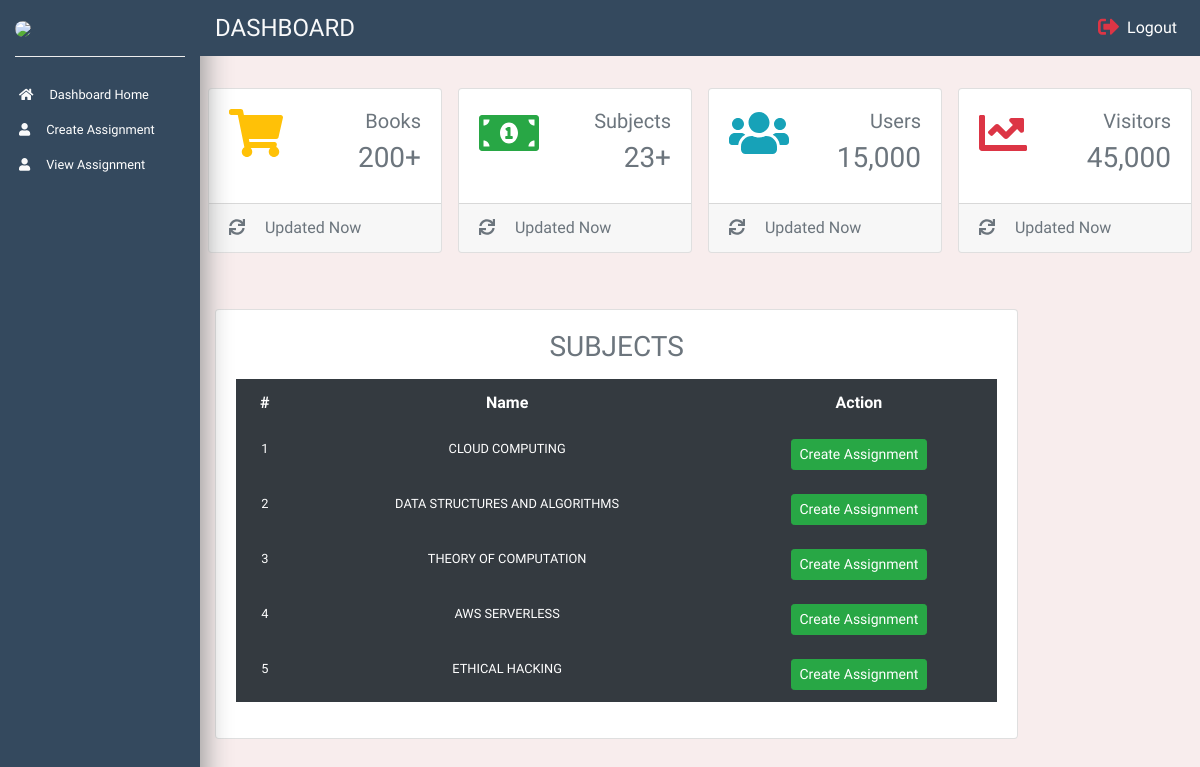
The app's page /createAssignment, older data.
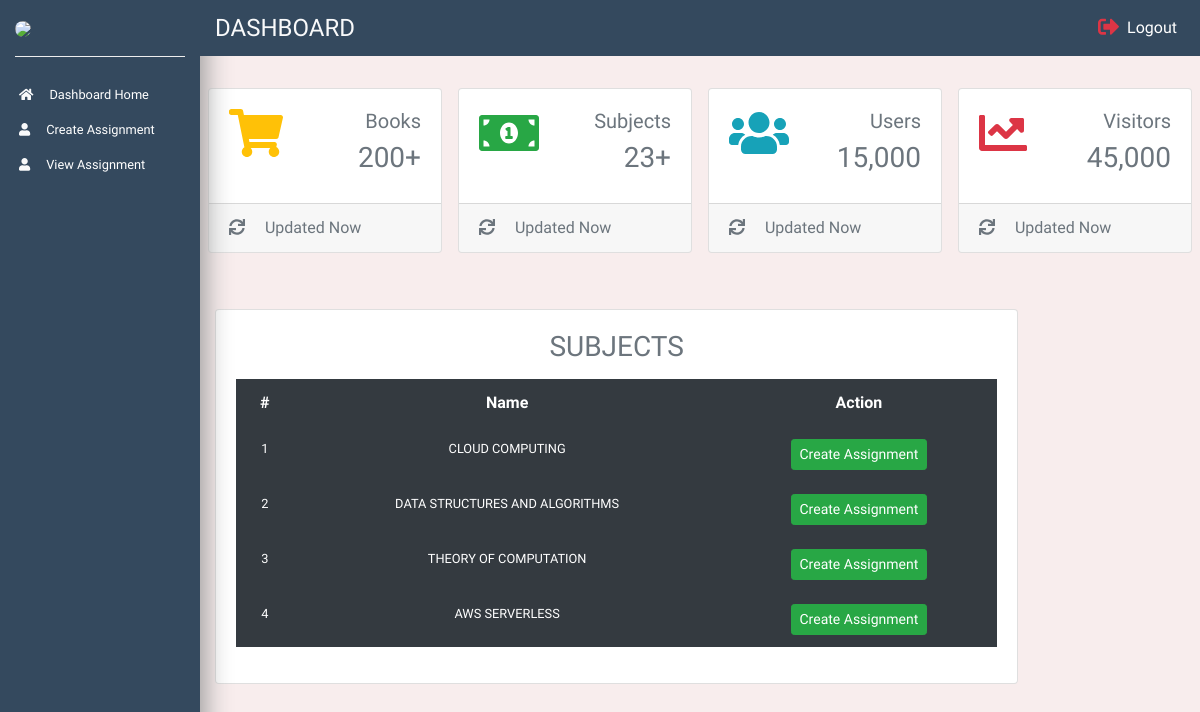
The same page, newer data.
### main_app/models.py (models this page shows, shortened)
class subject(models.Model):
    id = models.AutoField(primary_key=True)
    name = models.CharField(max_length=100)

### main_app/views.py (the view)
# urls.py: path('createAssignment',views.createAssignmentView),
def createAssignmentView(request):
    data = subject.objects.all()
    return render(request,'assignments.html',{'createAssignment':True,'data':data})

### templates/assignments.html (shortened to what the changed rows need)
<!doctype html> {% load static %}
<html lang="en">
<head>
    <link rel="stylesheet" href="https://stackpath.bootstrapcdn.com/bootstrap/4.1.1/css/bootstrap.min.css">
    <link rel="stylesheet" href="{% static 'css/style_dash.css' %}">
</head>
<body>
     {% if createAssignment %}
    <section>
        <div class="container-fluid">
            <div class="row mb-5">
                <div class="col-xl-10 col-lg-9 col-md-8 ml-auto">
                    <div class="row">
                        <div class="col-xl-10 col-12 mb-4 mb-xl-0">
                            <div class="card card-common">
                                <div class="card-body  card-table">
                                    <table class="table bg-dark table-borderless table-responsive-sm bg-light text-center ">
                                        <thead>
                                            <tr class="text-muted text-white">
                                                <th class="text-white">#</th>
                                                <th class="text-center text-white">Name</th>
                                                <th class="text-white">
                                                    Action
                                                </th>
                                            </tr>
                                        </thead>
                                        <tbody>
                                            {% for i in data %}
                                            <tr>
                                                <th class="text-white small">{{forloop.counter}}</th>
                                                <td class="text-white text-uppercase small">{{i.name}}</td>
                                                <td>
                                                    <div class="align-items-center">
                                                        <a href="subject/{{i.id}}/createAssignment" type="button" data-toggle="modal" data-target="#formModal" class="btn btn-success btn-sm text-center">Create Assignment</a>
                                                    </div>
                                                </td>
                                            </tr>
                                            {% endfor %}
                                        </tbody>
                                    </table>
                                </div>
                            </div>
                        </div>
                    </div>
                </div>
            </div>
        </div>
    </section>
    {% endif %}
</body>
</html>

Row changes from the older to the newer data that the page shows:
removed subject: name "ETHICAL HACKING"
